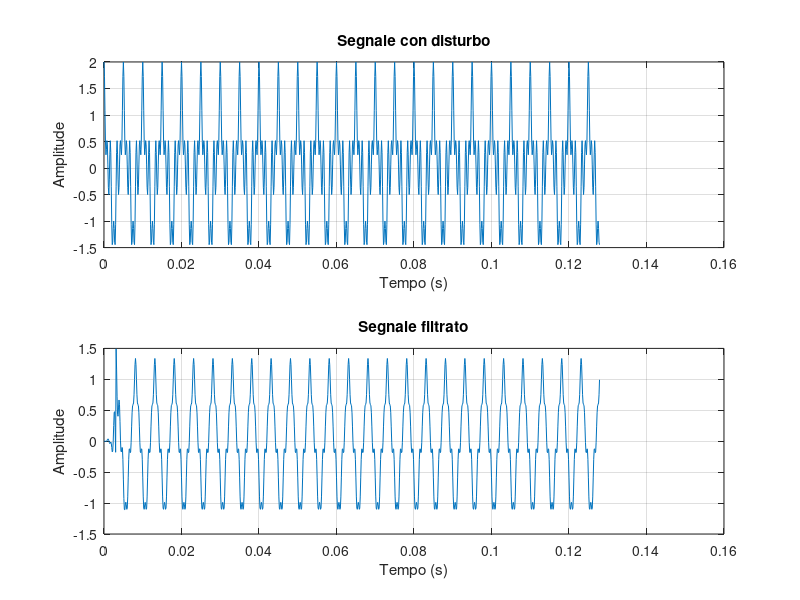
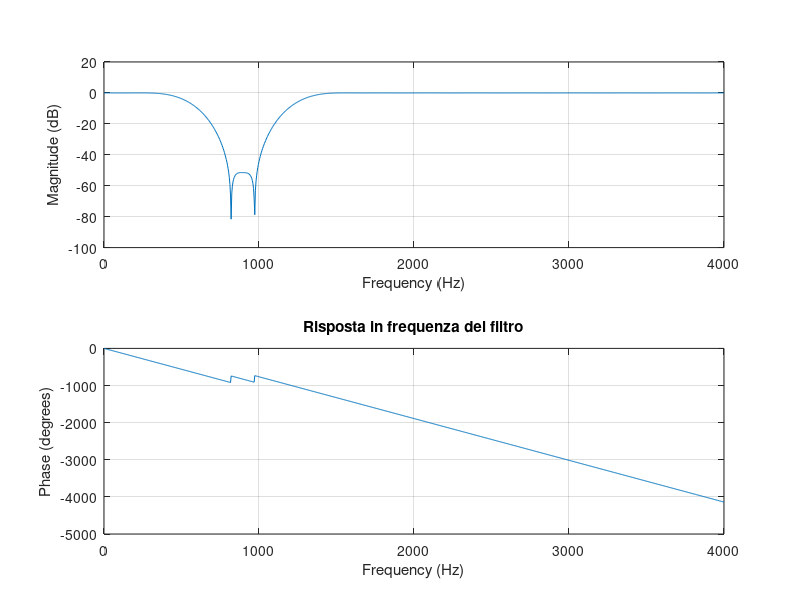

MATLAB code to generate these figures, in order:
clc
clear all
close all

% Definisci la frequenza di campionamento e la lunghezza del segnale
fs = 8000; % Frequenza di campionamento (Hz)
N = 1024; % Lunghezza del segnale

% Genera il segnale di prova (esempio)
t = (0:N-1) / fs; % Tempo (s)
f_signal = 200; % Frequenza del segnale (Hz)
signal = exp(1i * 2 * pi * f_signal * t); % Segnale puro
noise = 0.5 * (exp(1i * 2 * pi * 600 * t) + exp(1i * 2 * pi * 1200 * t)); % Componenti di disturbo
noisy_signal = signal + noise; % Segnale con disturbo

% Creazione del filtro
f_cutoff = [550 1250]; % Frequenze di taglio del filtro (Hz)
f_norm = f_cutoff / (fs/2); % Normalizzazione delle frequenze
filter_order = 50; % Ordine del filtro

% Progettazione del filtro
b = fir1(filter_order, f_norm, 'stop');

% Applica il filtro al segnale
filtered_signal = filter(b, 1, noisy_signal);

figure(1);
% Plot dei risultati
subplot(2,1,1);
plot(t, real(noisy_signal));
title('Segnale con disturbo');
xlabel('Tempo (s)');
ylabel('Amplitude');
grid on;

subplot(2,1,2);
plot(t, real(filtered_signal));
title('Segnale filtrato');
xlabel('Tempo (s)');
ylabel('Amplitude');
grid on;

figure(2);
freqz(b, 1, 1024, fs);
title('Risposta in frequenza del filtro');
